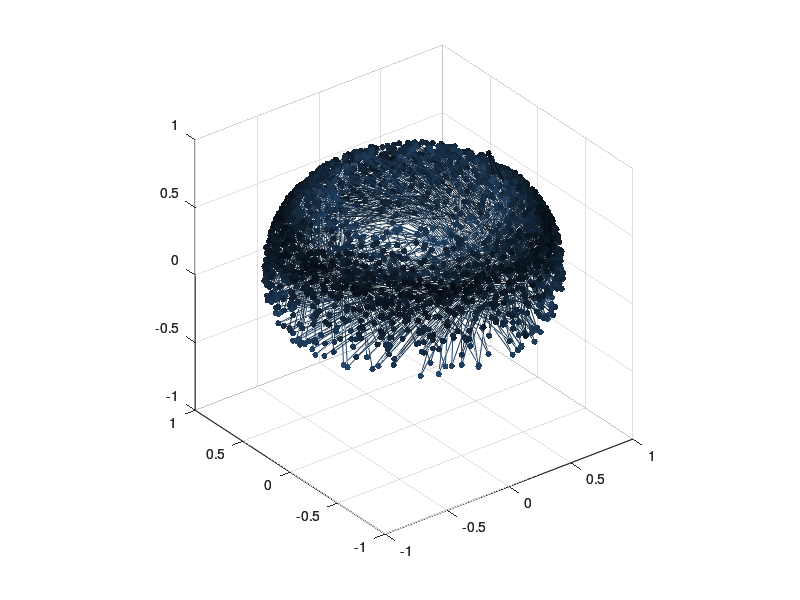

Here is the MATLAB script that generated this plot: (Note: this script raises an error after producing the figure.)
lambda=.4;
delta = pi;
N=2000;
v0 = [1 0 0]';
theta = pi/3;
omega = 1;
phi = 0;
p=.4;
%marr = 50;


v = zeros(3,N+1);
v(:,1)=v0;

for j=1:N
    u = [sin(theta)*cos(phi), sin(theta)*sin(phi),cos(theta)]';
    phi = phi +omega*(randi([0,1])-1);
    v(:,j+1) = lambda * u + (1-lambda)*dot(u,v(:,j))*u... 
        +sqrt(1-lambda)*(cos(delta)*(v(:,j)- dot(u,v(:,j))*u)...
            + sin(delta)*cross(v(:,j),u));
end

figure;
[x y z] = sphere;
ax1 = axes;
h = surfl(ax1,x,y,z);
set(h,'EdgeAlpha',0.1,'FaceAlpha',.1);
colormap(ax1,summer);
axis equal;
ax2 = axes;
norm = vecnorm(v,2,1);
%colors = 0.75*[(1-norm(:)).^p (1-norm(:)).^p (1-norm(:)).^p];
%colors = [0.75+0.25*norm(:).^p.*(1-norm(:)).^p  0.75*(1-norm(:)).^p 0.75*(1-norm(:)).^p];
colors = [0.3*(1-norm(:)).^p 0.6*(1-norm(:)).^p 0.9*(1-norm(:)).^p];
%colors = [0.1+0.9*norm(:).^p.*(1-norm(:)).^p  0.1 + 0.9*norm(:).^p.*(1-norm(:)).^p (1-norm(:)).^p];
%colors = [zeros(size(norm(:))) (1-norm(:)).^p  0.5 + 0.5*norm(:).^p];
%colors = [zeros(size(norm(:))) norm(:).^p 0.5 + 0.5*(1-norm(:)).^p ];
%colors = [(norm(:)).^p 0*(1-(norm(:)).^p) (1-(norm(:)).^p)];
scatter3(ax2,v(1,:),v(2,:),v(3,:),20,colors,'filled');
hold on;
scatter3(ax2,v(1,1),v(2,1),v(3,1),20,'r+');
patch(ax2,[v(1,:) nan] ,[v(2,:) nan],[v(3,:) nan],1:(N+2),'EdgeColor','interp','FaceColor','none');
colormap(ax2,colors);
axis equal;
hLink = linkprop([ax1,ax2],{'XLim','YLim','ZLim','CameraUpVector','CameraPosition','CameraTarget'});
ax1.Visible = 'off';
ax2.Visible = 'off';